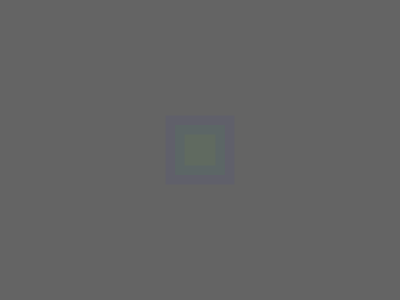
Frame 1 (no input)
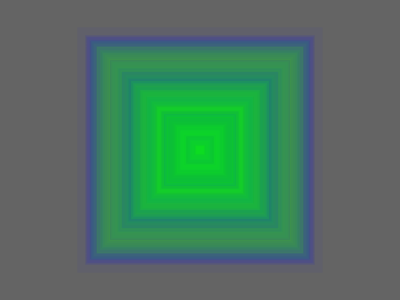
Frame 60 (no input)
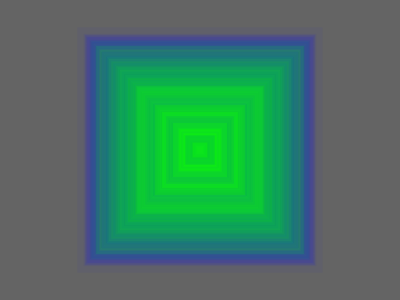
Frame 120 (the mouse pressed at the canvas centre since frame 60)

The p5.js sketch that drew these frames (run headless with seeded random() and noise() and a simulated clock; from frame 60 on, the mouse is pressed at the canvas centre):

// p5.js sketch
// ── sketch.js
// The random() Function (Random Square Design)
// Code! Programming with p5.js
// The Coding Train / Daniel Shiffman
// https://thecodingtrain.com/beginners/p5js/beginners/p5js/2.4-random.html
// https://youtu.be/POn4cZ0jL-o

// Random Square Design: https://editor.p5js.org/codingtrain/sketches/Sl8ml_Lz8
// Random House Exercise: https://editor.p5js.org/codingtrain/sketches/HGq_S0Z5H
// Random Points: https://editor.p5js.org/codingtrain/sketches/h7hFqoV6H
// Painting Exercise 1: https://editor.p5js.org/codingtrain/sketches/stERy5a1D
// Painting Exercise 2: https://editor.p5js.org/codingtrain/sketches/IyyJ1QYKh

let squareSize;
let lineWidth;

function setup() {
  createCanvas(400, 300);
  background(100);
}

function draw() {
  lineWidth = random(4, 25);
  squareSize = random(5, 222);

  rectMode(CENTER);
  strokeWeight(lineWidth);
  stroke(0, 0, 255, 10);
  fill(0, 255, 0, 10);
  square(200, 150, squareSize);
}
